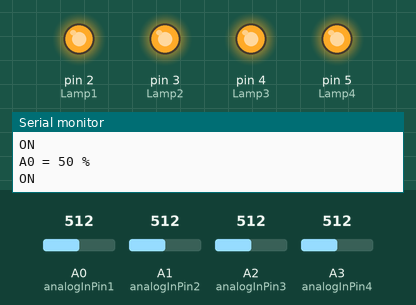
A sketch run on a simulated Arduino Uno, built with avr-gcc and run on an emulated ATmega328P. Shown: output pins drawn as LEDs (lit = HIGH), the last lines printed to the serial monitor. Inputs (shaded band) come from the test bench; at power-on: A0 (analogInPin1) = 512, A1 (analogInPin2) = 512, A2 (analogInPin3) = 512, A3 (analogInPin4) = 512.

Above: at 4.8 s.
4.9 s: A0 (analogInPin1) set to 318
9.9 s: A0 (analogInPin1) set to 292
At 13.0 s:
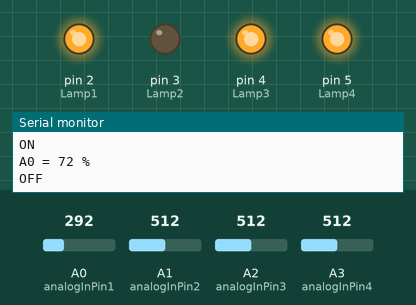
14.9 s: A1 (analogInPin2) set to 494
At 18.0 s:
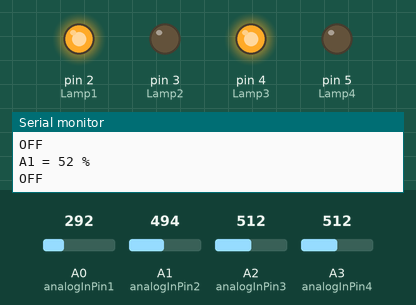
19.9 s: A2 (analogInPin3) set to 496
At 23.1 s:
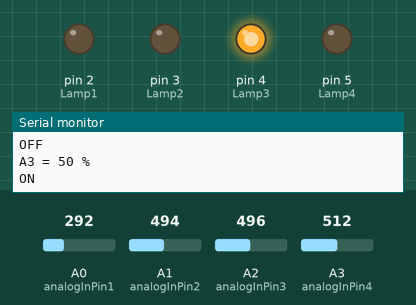
24.9 s: A3 (analogInPin4) set to 306
At 28.2 s:
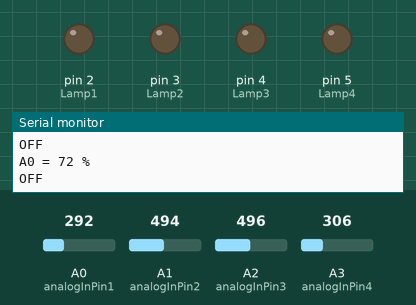
29.9 s: A2 (analogInPin3) set to 716
At 30.6 s:
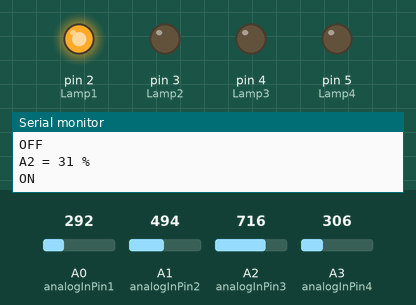
Timing chart, 0 to 32.9 s (numbered marks = the images above; inputs shaded):
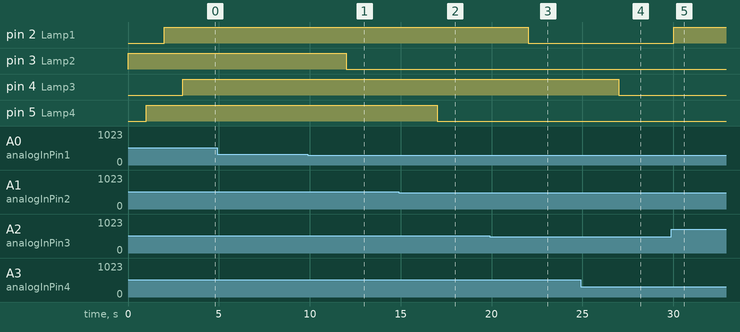

Measured:
- the behaviour switches between 307 and 306 on A0 (analogInPin1) (found by bisection; images 0 and 1)
- the behaviour switches between 512 and 511 on A1 (analogInPin2) (found by bisection; images 1 and 2)
- the behaviour switches between 512 and 511 on A2 (analogInPin3) (found by bisection; images 2 and 3)
- after the input at 9.9 s, pin 3 (Lamp2): HIGH → LOW after 2.1 s
- after the input at 14.9 s, pin 5 (Lamp4): HIGH → LOW after 2.1 s
- after the input at 19.9 s, pin 2 (Lamp1): HIGH → LOW after 2.1 s
- after the input at 24.9 s, pin 4 (Lamp3): HIGH → LOW after 2.1 s
- after the input at 29.9 s, pin 2 (Lamp1): LOW → HIGH after 0.11 s

The sketch:

test2.ino
```cpp
#define Lamp1 2
#define Lamp2 3
#define Lamp3 4
#define Lamp4 5

const int analogInPin1 = A0; //แคคตัส
const int analogInPin2 = A1; //พืชอวบน้ำ
const int analogInPin3 = A2; //เดหลี
const int analogInPin4 = A3; //เล็บครุฑ
const int relay = 2;

int sensorValue1 = 0;        // ตัวแปรค่า Analog
int sensorValue2 = 0;
int sensorValue3 = 0;
int sensorValue4 = 0;
int outputValue1 = 0;        // ตัวแปรสำหรับ Map เพื่อคิด %
int outputValue2 = 0;
int outputValue3 = 0;
int outputValue4 = 0;

void setup() {
  Serial.begin(9600);
  pinMode(Lamp1, OUTPUT);
  pinMode(Lamp2, OUTPUT);
  pinMode(Lamp3, OUTPUT);
  pinMode(Lamp4, OUTPUT);
  //pinMode(relay, OUTPUT);
}

void loop() {
  sensorValue1 = analogRead(analogInPin1);
  outputValue1 = map(sensorValue1, 0, 1023, 100, 0);
  Serial.print("A0 = ");
  Serial.print(outputValue1);
  Serial.println(" %");
  if(outputValue1 <= 70) {  //ตั้งค่า % ที่ต้องการจะรดน้ำต้นไม้
    digitalWrite(Lamp2, HIGH);
    Serial.print("ON");
    Serial.println(" ");
    delay(1000);
  }
  else {
    digitalWrite(Lamp2, LOW);
    Serial.print("OFF");
    Serial.println(" ");
    delay(1000);
  }
//  delay(1000); // ใช้จริงเปลี่ยน 1000 -> 6000 or 30000

  sensorValue2 = analogRead(analogInPin2);
  outputValue2 = map(sensorValue2, 0, 1023, 100, 0);
  Serial.print("A1 = ");
  Serial.print(outputValue2);
  Serial.println(" %");
  if(outputValue2 <= 50) {
    digitalWrite(Lamp4, HIGH);
    Serial.print("ON");
    Serial.println(" ");
    delay(1000);
  }
  else {
    digitalWrite(Lamp4, LOW);
    Serial.print("OFF");
    Serial.println(" ");
    delay(1000);
  }
//  delay(1000); // ใช้จริงเปลี่ยน 1000 -> 6000 or 30000

  sensorValue3 = analogRead(analogInPin3);
  outputValue3 = map(sensorValue3, 0, 1023, 100, 0);
  Serial.print("A2 = ");
  Serial.print(outputValue3);
  Serial.println(" %");
  if(outputValue3 <= 50) {
    digitalWrite(Lamp1, HIGH);
    Serial.print("ON");
    Serial.println(" ");
    delay(1000);
  }
  else {
    digitalWrite(Lamp1, LOW);
    Serial.print("OFF");
    Serial.println(" ");
    delay(1000);
  }
//  delay(1000); // ใช้จริงเปลี่ยน 1000 -> 6000 or 30000

  sensorValue4 = analogRead(analogInPin4);
  outputValue4 = map(sensorValue4, 0, 1023, 100, 0);
  Serial.print("A3 = ");
  Serial.print(outputValue4);
  Serial.println(" %");
  if(outputValue4 <= 50) {
    digitalWrite(Lamp3, HIGH);
    Serial.print("ON");
    Serial.println(" ");
    delay(1000);
  }
  else {
    digitalWrite(Lamp3, LOW);
    Serial.print("OFF");
    Serial.println(" ");
    delay(1000);
  }
//  delay(1000);
}
```
